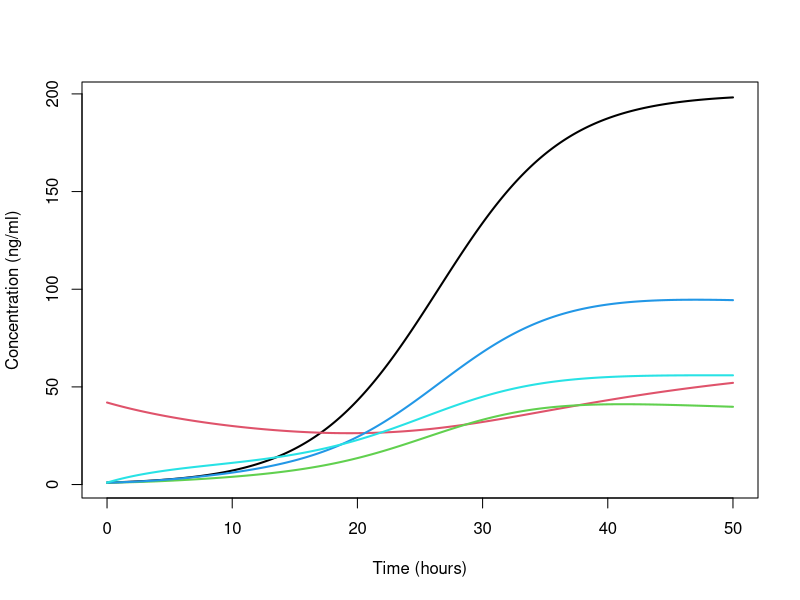

The R script that drew this image: (Note: this script raises an error after producing the figure.)
## MCMC Statistical Parameter Estimation for MSc Yeast Copper Isotope Fractionation

library(deSolve)

parameters <- c(r=0.2,K=200,a1=0.2125, a2=0.2245, a3=0.2649, b1=0.2340, b2=0.2790, b3=0.2117)
state <- c(Y=1.0, Ng=42.0, Nm=1.0, Nn=1.0, Nc=1.0)
times <- seq(0, 50, by = 0.1)

kinetics <- function(times,state,parameters){
  with(as.list(c(state,parameters)),{
    # Kinetic system of equations
    dY <- r*Y *(1-(Y/K))
    dNg <- (b1^2)*Nc - (a1^2)*Ng
    dNm <- (a2^2)*Nc - (b2^2)*Nm + (Nm/(Nm+Nn+Nc))*(r*Y *(1-(Y/K)))
    dNn <- (a3^2)*Nc - (b3^2)*Nn + (Nn/(Nm+Nn+Nc))*(r*Y *(1-(Y/K)))
    dNc <- (a1^2)*Ng + (b2^2)*Nm + (b3^2)*Nn - (((a3^2)+(a2^2)+(b1^2))*Nc) + (Nc/(Nm+Nn+Nc))*(r*Y *(1-(Y/K))) 
  # Return the rate of change
    return(list(c(dY,dNg,dNm,dNn,dNc)))
    })
}
# ode integration through Fortran method 'lsoda'
out <- lsoda(y=state,times=times,func=kinetics,parms=parameters)
head(out, n=5)

reshapedout <- array(c(out[,'Y'],out[,'Ng'],out[,'Nm'],out[,'Nn'],out[,'Nc']),dim = c((50/0.1)+1,5))

matplot(out[,'time'],reshapedout, type = "l", lty=1:1,lwd=2, xlab="Time (hours)",ylab = "Concentration (ng/ml)")


# ====================================================================================================|
# Parameter Estimation through inversion and JAGS below:
# ====================================================================================================|


# Note: Unfinished code - decided to focus on enhancing the mathematical model and rectifying these issues before exploring statistical inference
N <- length(reshapedsampled_out)

dat <- list("reshapedsampled_out" = y, "N" = N)
jags.inits <- function() {list (a1=0.2125, a2=0.2245, a3=0.2649, b1=0.2340, b2=0.2790, b3=0.2117)}
parameters <- c("a1", "a2", "a3", "b1", "b2", "b3")

model_string = "
  model {
  ## Priors
  a1 ~ dlnorm(0,0.2)
  a2 ~ dlnorm(0,0.2)
  a3 ~ dlnorm(0,0.2)
  b1 ~ dlnorm(0,0.2)
  b2 ~ dlnorm(0,0.2)
  b3 ~ dlnorm(0,0.2)
  
  ## Structure
  for (i in 1:N){
  y[i] ~ dnorm( mu[i], tau )
  mu[i] <- 

  }
}
"

model = jags.model(file = textConnection(model_string),
                   data = dat,
                   n.chains = 1,
                   n.adapt = 1000)
